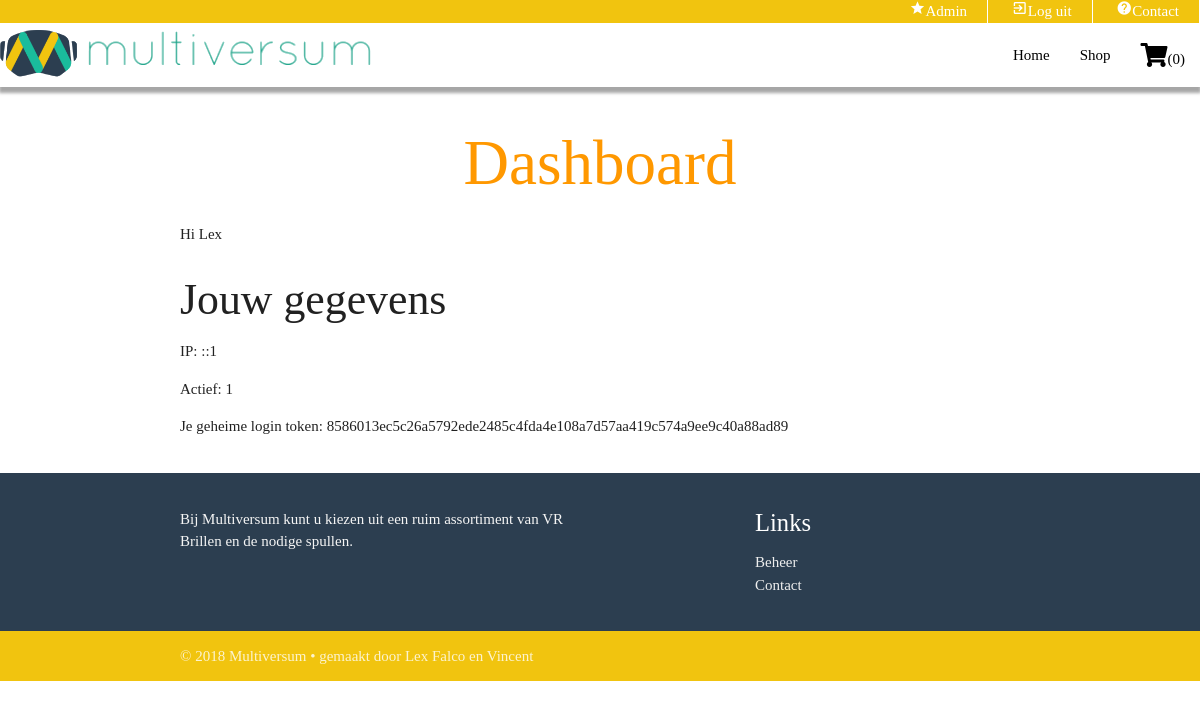
/dashboard.php (signed in), run on the app's committed database.
### tables this page shows
CREATE TABLE `users` (
  `id` int(11) NOT NULL,
  `username` varchar(60) NOT NULL,
  `password` varchar(70) NOT NULL,
  `email` varchar(250) NOT NULL,
  `token` varchar(64) NOT NULL,
  `ip` varchar(45) NOT NULL,
  `active` tinyint(1) NOT NULL,
  `role` int(11) NOT NULL
);

### dashboard.php (called while the page is built, shortened)
<?php
require_once 'includes/framework.php';
$currentuser = Users::getCurrentUser(Users::nameToId($_SESSION['user']));
foreach($currentuser as $userinfo){
    $username = $userinfo['username'];
    $active = $userinfo['active'];
    $token = $userinfo['token'];
    $ip = $userinfo['ip'];
}
$varDashboard = array(
    "username" => $username,
    "token" => $token,
    "active" => $active,
    "ip" => $ip,
    "siteTitle" => $siteShort . " &bull; TestCMS",
    "loginError" => "",
    "loadCss" => '
    ',
    "loadJs" => '
    '
);
$template->assign($varDashboard);
$template->draw($siteTemplate . '_header');
$template->draw($siteTemplate . '_navbar');
$template->draw($siteTemplate . 'dashboard');
?>

### includes/Classes/extMeekroDB.php (called while the page is built, shortened)
<?php
class DB {
  protected static $mdb = null;
  public static function getMDB() {
    $mdb = DB::$mdb;
    if ($mdb === null) {
      $mdb = DB::$mdb = new MeekroDB();
    }
    return $mdb;
  }
  public static function query() { $args = func_get_args(); return call_user_func_array(array(DB::getMDB(), 'query'), $args); }
}
class MeekroDB {
  public $encoding = 'latin1';
  public $param_char = '%';
  public $named_param_seperator = '_';
  public $connect_options = array(MYSQLI_OPT_CONNECT_TIMEOUT => 30);
  public $internal_mysql = null;
  public function __construct($host=null, $user=null, $password=null, $dbName=null, $port=null, $encoding=null) {
    if ($encoding === null) $encoding = DB::$encoding;
    $this->encoding = $encoding;
  }
  public function get() {
    $mysql = $this->internal_mysql;
    if (!($mysql instanceof MySQLi)) {
      $mysql = new mysqli();
      foreach ($this->connect_options as $key => $value) {
        $mysql->options($key, $value);
      }
      $mysql->set_charset($this->encoding);
      $this->internal_mysql = $mysql;
    }
    return $mysql;
  }
  protected function preparseQueryParams() {
    $args = func_get_args();
    $sql = trim(strval(array_shift($args)));
    $args_all = $args;
    $param_char_length = strlen($this->param_char);
    $named_seperator_length = strlen($this->named_param_seperator);
    $types = array(
      $this->param_char . 'll',
      $this->param_char . 'ls',
      $this->param_char . 'l',
      $this->param_char . 'li',
      $this->param_char . 'ld',
      $this->param_char . 'lb',
      $this->param_char . 'lt',
      $this->param_char . 's',
      $this->param_char . 'i',
      $this->param_char . 'd',
      $this->param_char . 'b',
      $this->param_char . 't',
      $this->param_char . '?',
      $this->param_char . 'ss'
    );
    $posList = array();
    foreach ($types as $type) {
      $lastPos = 0;
      while (($pos = strpos($sql, $type, $lastPos)) !== false) {
        $lastPos = $pos + 1;
        $posList[$pos] = $type;
      }
    }
    ksort($posList);
    $chunkyQuery = array();
    $pos_adj = 0;
    foreach ($posList as $pos => $type) {
      $type = substr($type, $param_char_length);
      $length_type = strlen($type) + $param_char_length;
      $new_pos = $pos + $pos_adj;
      $new_pos_back = $new_pos + $length_type;
      $arg_number_length = 0;
      if ($arg_number_length = strspn($sql, '0123456789', $new_pos_back)) {
        $arg_number = substr($sql, $new_pos_back, $arg_number_length);
        if (! array_key_exists($arg_number, $args_all)) $this->nonSQLError("Non existent argument reference (arg $arg_number): $sql");
        $arg = $args_all[$arg_number];
      } else {
        $arg = array_shift($args);
      }
      if ($new_pos > 0) $chunkyQuery[] = substr($sql, 0, $new_pos);
      if (is_object($arg) && ($arg instanceof WhereClause)) {
        list($clause_sql, $clause_args) = $arg->textAndArgs();
        array_unshift($clause_args, $clause_sql);
        $preparsed_sql = call_user_func_array(array($this, 'preparseQueryParams'), $clause_args);
        $chunkyQuery = array_merge($chunkyQuery, $preparsed_sql);
      } else {
        $chunkyQuery[] = array('type' => $type, 'value' => $arg);
      }
      $sql = substr($sql, $new_pos_back + $arg_number_length);
      $pos_adj -= $new_pos_back + $arg_number_length;
    }
    return $chunkyQuery;
  }
  protected function escape($str) { return "'" . $this->get()->real_escape_string(strval($str)) . "'"; }
  protected function parseQueryParams() {
    $args = func_get_args();
    $chunkyQuery = call_user_func_array(array($this, 'preparseQueryParams'), $args);
    $query = '';
    $array_types = array('ls', 'li', 'ld', 'lb', 'll', 'lt');
    foreach ($chunkyQuery as $chunk) {
      if (is_string($chunk)) {
        $query .= $chunk;
        continue;
      }
      $type = $chunk['type'];
      $arg = $chunk['value'];
      $result = '';
      if ($type != '?') {
        $is_array_type = in_array($type, $array_types, true);
      }
      if ($type == 's') $result = $this->escape($arg);
      $query .= $result;
    }
    return $query;
  }
  protected function prependCall($function, $args, $prepend) { array_unshift($args, $prepend); return call_user_func_array($function, $args); }
  public function query() { $args = func_get_args(); return $this->prependCall(array($this, 'queryHelper'), $args, 'assoc'); }
  protected function queryHelper() {
    $args = func_get_args();
    $type = array_shift($args);
    $db = $this->get();
    $is_buffered = true;
    $row_type = 'assoc';
    switch ($type) {
      case 'assoc':
        break;
      case 'list':
        $row_type = 'list';
        break;
    }
    $sql = call_user_func_array(array($this, 'parseQueryParams'), $args);
    $result = $db->query($sql, $is_buffered ? MYSQLI_STORE_RESULT : MYSQLI_USE_RESULT);
    $return = array();
    while ($row = ($row_type == 'assoc' ? $result->fetch_assoc() : $result->fetch_row())) {
      $return[] = $row;
    }
    return $return;
  }
}
?>

### includes/Classes/classUsers.php (called while the page is built, shortened)
<?php
class Users {
    public static function getCurrentUser($id){
        return DB::query("SELECT * FROM users WHERE id=%s", $id);
    }
}

### Templates/.cache/dashboard.9ae1c8947b1c317221a9f5d90ea69f60.rtpl.php (the view)
<?php if(!class_exists('raintpl')){exit;}?><body>
<h1 class="header center orange-text">Dashboard</h1>
<div class="container">
    <div class="row">
        <div class="col-md-12">
            <p>Hi <?php echo $username;?></p>
            <h3>Jouw gegevens</h3>
            <p>IP: <strong><?php echo $ip;?></strong></p>
            <p>Actief: <strong><?php echo $active;?></strong></p>
            <p>Je geheime login token: <strong><?php echo $token;?></strong></p>
        </div>
    </div>
</div>
<div class="col s5">

### Templates/default/web-gallary/assets/css/styles.css (style rules this page uses)
body { font-family: Quicksand; height: 100%; }

### data on the page
users: username "Lex", ip "::1", active "1", token "8586013ec5c26a5792ede2485c4fda4e108a7d57aa419c574a9ee9c40a88ad89"

### other printed values
Core::cartItems() "0"
$siteShort "Multiversum"
